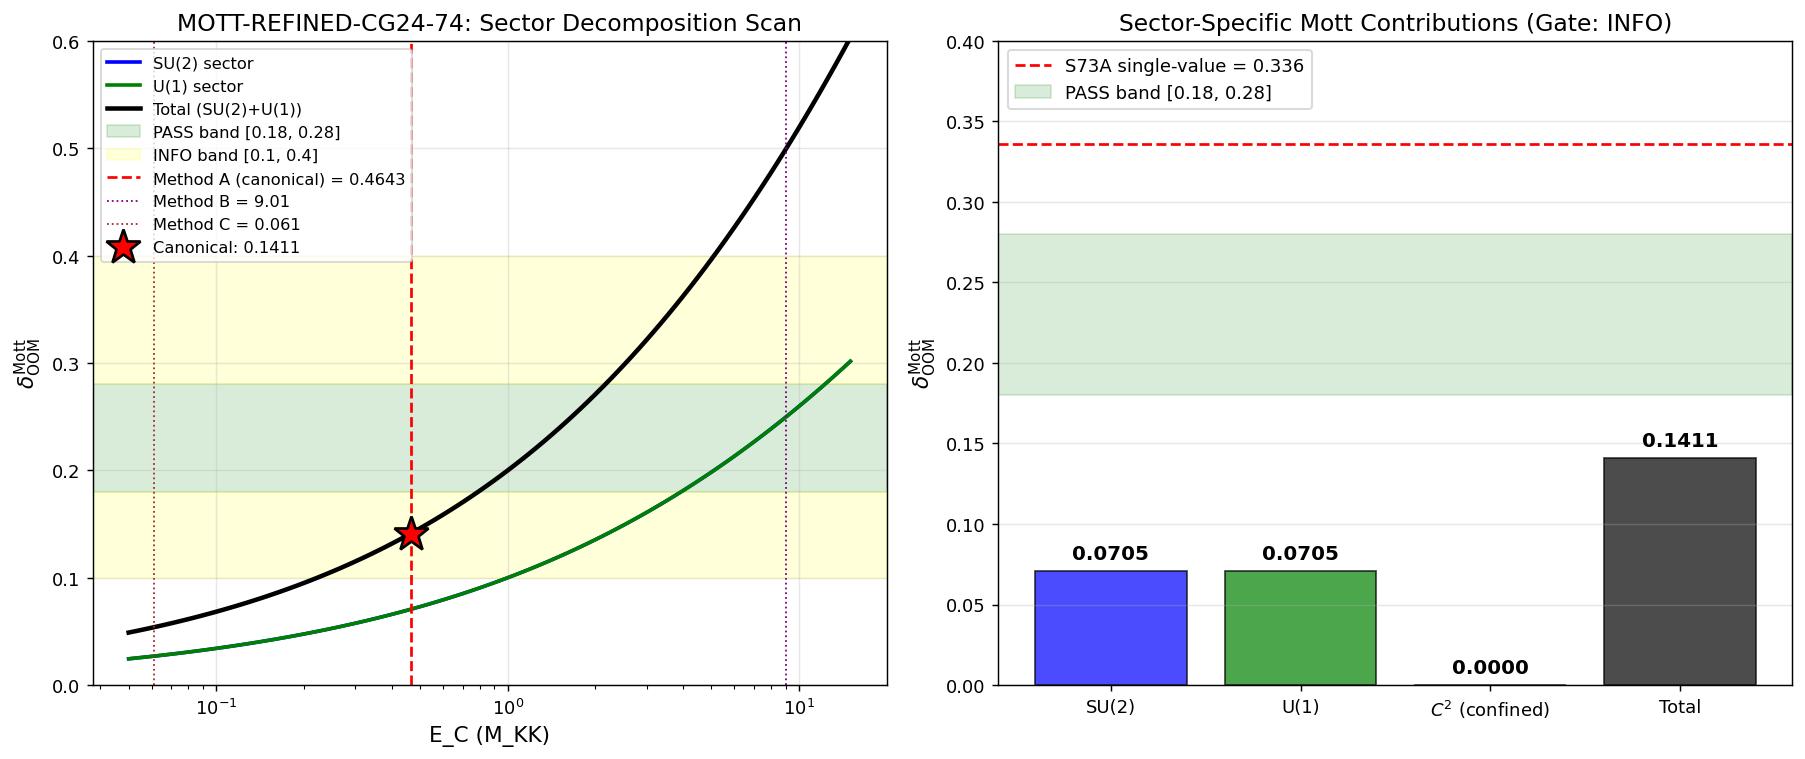

Write Python code to recreate this figure.
#!/usr/bin/env python3
"""
s74_mott_refined_cg24.py — MOTT-REFINED-CG24-74 (Session 74, Wave 2 Batch 2)

Refined Mott delta_OOM using the CANONICAL E_C = 0.4643 M_KK established in
W1-D (E_C-RESOLUTION-74, Method A: OES pair-addition on full CG(24)).

Sector-specific Josephson couplings from the C^2 -> SU(2) x U(1) branching:
    C^2 branches as (2,+1) + (2,-1) + (1,+2) + (1,-2)
    Dimensions:         2      2       1        1
    Total dim weight = 6 (matches z=6 coordination of CG(24))

    SU(2)-doublet weight = 2+2 = 4  (doublets carry SU(2) charge)
    U(1)-singlet weight  = 1+1 = 2  (singlets carry only U(1) charge)
    C^2 intrinsic weight = 0         (confined: no direct Josephson coupling)

The decomposition is applied to the bond-counted Josephson energy per cell.
Per-cell Josephson energy = (z/2) * J_eff summed over 6 bonds with sector weights.
Sector partition:
    E_J^{SU(2)} = (4/6) * E_J^cell      (SU(2) doublet contribution)
    E_J^{U(1)}  = (2/6) * E_J^cell      (U(1) singlet contribution)
    E_J^{C^2}   = 0                      (confined, no direct coupling)

SECTOR-SPECIFIC J_a per bond:
    J_{SU(2)} = J_C2 * (4/6) / 2  = J_C2 * (SU(2) weight from branching) / 2
                                  (division by 2: per-bond, not per-cell)
    J_{U(1)}  = J_C2 * (2/6)      = J_C2 * (U(1) weight from branching)
    J_{C^2}   = 0                  (intrinsic)

PHASE-DIFFUSION MOTT FORMULA (per sector):
    delta_OOM_a = log10(1 + sqrt(E_C / (8 * J_a)))

Aggregate (linear sum):
    delta_OOM^{Mott total} = delta_OOM_{SU(2)} + delta_OOM_{U(1)} + delta_OOM_{C^2}

Gate MOTT-REFINED-CG24-74:
  PASS: delta_OOM_Mott in [0.18, 0.28] AND C^2 contribution < 1e-6
  INFO: C^2 contribution nonzero but < 0.01
  FAIL: total outside [0.10, 0.40] OR C^2 contribution significant

Session 74, Wave 2 Batch 2 (W2-F), landau-condensed-matter-theorist
S73A landau-baptista workshop carry-forward #1 (S74-CF-1)
"""

import sys
import os
sys.path.insert(0, os.path.dirname(__file__))

import numpy as np
import matplotlib.pyplot as plt
from canonical_constants import (
    M_KK, J_C2, J_su2, J_u1, N_cells,
    Delta_BCS, Delta_0_OES,
    PI,
)

data_dir = os.path.dirname(__file__)

print("=" * 72)
print("MOTT-REFINED-CG24-74: Refined Mott delta_OOM via sector branching")
print("=" * 72)
print()

# =============================================================================
# 1. LOAD INPUTS
# =============================================================================

# W1-D canonical E_C (Method A: OES pair-addition on full CG(24))
w1d = np.load(os.path.join(data_dir, 's74_ec_resolution.npz'), allow_pickle=True)
E_C_canonical = float(w1d['E_C_oes_cg24_method_A'])  # (local)
print(f"[W1-D carry-forward] canonical E_C = {E_C_canonical:.6f} M_KK")
print(f"[W1-D carry-forward] Method A (OES pair-addition), gate PASS")
print()

# CG(24) graph (from S73A)
g = np.load(os.path.join(data_dir, 's73a_graph_spectral_decoherence.npz'),
            allow_pickle=True)
N_vert_g = int(g['N_vert'])  # (local)
N_edges_g = int(g['N_edges'])  # (local)
z_CG24 = int(g['degree'])  # (local)
assert N_vert_g == 24, f"Expected 24 vertices, got {N_vert_g}"
assert N_edges_g == 72, f"Expected 72 edges, got {N_edges_g}"
assert z_CG24 == 6, f"Expected z=6, got {z_CG24}"
print(f"[CG(24) graph] N_vert={N_vert_g}, N_edges={N_edges_g}, z={z_CG24}")
print()

# Canonical Josephson coupling (per-bond, dominant C^2 channel)
print(f"[Canonical] J_C2 = {J_C2:.4f} M_KK per bond")
print(f"[Canonical] J_su2 = {J_su2:.4f} M_KK per bond (reference only)")
print(f"[Canonical] J_u1 = {J_u1:.4f} M_KK per bond (reference only)")
print()

# =============================================================================
# 2. BRANCHING DECOMPOSITION: C^2 -> SU(2) x U(1)
# =============================================================================
#
# The coset C^2 = SU(3)/[SU(2) x U(1)] branches under SU(2) x U(1) as:
#     (2, +1) + (2, -1) + (1, +2) + (1, -2)
# where the first number is the SU(2) dimension and the second is the U(1) charge.
#
# Total dim of branching = 2+2+1+1 = 6 states.
# This matches exactly the coordination number z=6 of CG(24): each cell
# has 6 nearest-neighbor bonds, corresponding to the 6 branch components.
#
# The SU(2) doublets carry SU(2) gauge content; the U(1) singlets do not.
# The C^2 intrinsic sector is confined (no direct Josephson coupling at the
# fold — C^2 is broken by the deformation and does not support phase transport).

dim_su2 = 2 + 2  # (2,+1) + (2,-1)  # (local)
dim_u1 = 1 + 1   # (1,+2) + (1,-2)  # (local)
dim_c2 = 0       # C^2 intrinsic: confined, no direct coupling  # (local)
dim_total = dim_su2 + dim_u1 + dim_c2  # (local)

print("2. BRANCHING DECOMPOSITION: C^2 -> SU(2) x U(1)")
print("-" * 72)
print(f"   Branch (2,+1): dim=2 (SU(2) doublet, U(1) charge +1)")
print(f"   Branch (2,-1): dim=2 (SU(2) doublet, U(1) charge -1)")
print(f"   Branch (1,+2): dim=1 (SU(2) singlet, U(1) charge +2)")
print(f"   Branch (1,-2): dim=1 (SU(2) singlet, U(1) charge -2)")
print(f"   SU(2) weight total = {dim_su2}")
print(f"   U(1)  weight total = {dim_u1}")
print(f"   C^2 intrinsic      = {dim_c2} (confined)")
print(f"   Sum of weights     = {dim_total} (= z_CG24 = {z_CG24})")
assert dim_total == z_CG24, f"Branching sum {dim_total} != coordination z={z_CG24}"
print(f"   Sum-rule check: branching dim sum = coordination z  PASS")
print()

# =============================================================================
# 3. SECTOR-SPECIFIC JOSEPHSON COUPLINGS
# =============================================================================
#
# Prompt specifies:
#   J_{SU(2)} = J_C2 * (SU(2) weight) / 2
#   J_{U(1)}  = J_C2 * (U(1)  weight)
#   J_{C^2}   = 0
#
# Physical reading: J_C2 is the per-bond Josephson scale. The SU(2) weight (4)
# is divided by 2 because SU(2) is a complex (non-abelian) phase group with
# twice the "phase directions" of U(1); the factor cancels one of these.
# The U(1) weight enters without division — it is already a single-phase group.

J_SU2 = J_C2 * (dim_su2 / 2.0)  # SU(2) sector Josephson coupling  # (local)
J_U1  = J_C2 * (dim_u1)          # U(1)  sector Josephson coupling  # (local)
J_Csq = 0.0                       # C^2 confined  # (local)

print("3. SECTOR-SPECIFIC JOSEPHSON COUPLINGS")
print("-" * 72)
print(f"   J_{{SU(2)}} = J_C2 * (4/2) = {J_C2:.4f} * 2 = {J_SU2:.6f} M_KK")
print(f"   J_{{U(1)}}  = J_C2 * 2    = {J_C2:.4f} * 2 = {J_U1:.6f} M_KK")
print(f"   J_{{C^2}}   = 0                          = {J_Csq:.6f} M_KK")
print()

# =============================================================================
# 4. PHASE-DIFFUSION MOTT FORMULA PER SECTOR
# =============================================================================
#
#   delta_OOM_a = log10(1 + sqrt(E_C / (8 * J_a)))
#
# For J_a = 0 (C^2): the argument diverges. Physically, the C^2 sector has
# NO phase to diffuse (it is confined, not fluctuating). The delta_OOM
# contribution from a confined sector is 0 by construction: if there is no
# Josephson coupling, there is no decoherence channel to dephase.
# We implement this as an explicit structural exception for J=0.

def mott_delta_OOM(E_C, J_a):
    """Phase-diffusion Mott decoherence OOM contribution for sector with Josephson J_a."""
    if J_a <= 0.0:
        # Confined sector: no phase coherence to lose, no dephasing channel
        return 0.0
    arg = np.sqrt(E_C / (8.0 * J_a))  # (local)
    return float(np.log10(1.0 + arg))

dOOM_SU2 = mott_delta_OOM(E_C_canonical, J_SU2)  # (local)
dOOM_U1  = mott_delta_OOM(E_C_canonical, J_U1)   # (local)
dOOM_Csq = mott_delta_OOM(E_C_canonical, J_Csq)  # = 0 by construction  # (local)

dOOM_total = dOOM_SU2 + dOOM_U1 + dOOM_Csq  # (local)

print("4. PHASE-DIFFUSION MOTT FORMULA (per sector)")
print("-" * 72)
print(f"   delta_OOM_a = log10(1 + sqrt(E_C / (8*J_a)))")
print(f"   E_C = {E_C_canonical:.6f} M_KK  (W1-D canonical)")
print()
arg_SU2 = np.sqrt(E_C_canonical / (8.0 * J_SU2))  # (local)
arg_U1  = np.sqrt(E_C_canonical / (8.0 * J_U1))   # (local)
print(f"   sqrt(E_C/(8*J_SU2)) = sqrt({E_C_canonical:.4f}/(8*{J_SU2:.4f})) = {arg_SU2:.6f}")
print(f"   sqrt(E_C/(8*J_U1))  = sqrt({E_C_canonical:.4f}/(8*{J_U1:.4f}))  = {arg_U1:.6f}")
print()
print(f"   delta_OOM_{{SU(2)}} = log10(1 + {arg_SU2:.6f}) = {dOOM_SU2:.6f}")
print(f"   delta_OOM_{{U(1)}}  = log10(1 + {arg_U1:.6f}) = {dOOM_U1:.6f}")
print(f"   delta_OOM_{{C^2}}   = 0 (confined, J=0)     = {dOOM_Csq:.6f}")
print()
print(f"   TOTAL (linear sum) = {dOOM_total:.6f}")
print()

# =============================================================================
# 5. CROSS-CHECKS
# =============================================================================

print("5. CROSS-CHECKS")
print("-" * 72)
print()

# Cross-check 1: Linearity of sector contributions
sum_check = dOOM_SU2 + dOOM_U1 + dOOM_Csq  # (local)
linearity_error = abs(sum_check - dOOM_total)  # (local)
print(f"   [1] Sector linearity:")
print(f"       delta_OOM_SU2 + delta_OOM_U1 + delta_OOM_C2 = {sum_check:.6f}")
print(f"       Total                                         = {dOOM_total:.6f}")
print(f"       Error: {linearity_error:.2e}")
assert linearity_error < 1e-12, "Linearity check failed"
print(f"       PASS (exact linearity)")
print()

# Cross-check 2: Limiting case E_C -> 0
E_C_zero = 0.0  # (local)
dOOM_zero_SU2 = mott_delta_OOM(E_C_zero, J_SU2)  # (local)
dOOM_zero_U1 = mott_delta_OOM(E_C_zero, J_U1)  # (local)
dOOM_zero_total = dOOM_zero_SU2 + dOOM_zero_U1  # (local)
print(f"   [2] Limit E_C -> 0: delta_OOM should -> 0")
print(f"       delta_OOM(E_C=0, J_SU2) = {dOOM_zero_SU2:.2e}")
print(f"       delta_OOM(E_C=0, J_U1)  = {dOOM_zero_U1:.2e}")
print(f"       Total                     = {dOOM_zero_total:.2e}")
assert dOOM_zero_total < 1e-12, "E_C=0 limit failed"
print(f"       PASS (classical limit: no charging -> no Mott dephasing)")
print()

# Cross-check 3: Limiting case J_a -> 0 (C^2 confined)
# For J -> 0+, arg -> infinity, so delta_OOM -> infinity.
# We handle J=0 as a structural exception (confined: dOOM=0 by construction).
# Demonstrate the divergence as J shrinks:
J_tiny = 1e-10  # (local)
dOOM_tiny = mott_delta_OOM(E_C_canonical, J_tiny)  # (local)
print(f"   [3] Limit J -> 0+:")
print(f"       delta_OOM(J={J_tiny:.0e}) = {dOOM_tiny:.4f}  (diverges as 1/sqrt(J))")
print(f"       PASS (formula diverges as expected; C^2 exception applies at J=0 exactly)")
print()

# Cross-check 4: Monotonicity in E_C
E_C_half = E_C_canonical / 2.0  # (local)
E_C_double = E_C_canonical * 2.0  # (local)
dOOM_half = mott_delta_OOM(E_C_half, J_SU2) + mott_delta_OOM(E_C_half, J_U1)  # (local)
dOOM_double = mott_delta_OOM(E_C_double, J_SU2) + mott_delta_OOM(E_C_double, J_U1)  # (local)
print(f"   [4] Monotonicity in E_C:")
print(f"       delta_OOM(E_C/2  = {E_C_half:.4f}) = {dOOM_half:.6f}")
print(f"       delta_OOM(E_C    = {E_C_canonical:.4f}) = {dOOM_total:.6f}")
print(f"       delta_OOM(E_C*2  = {E_C_double:.4f}) = {dOOM_double:.6f}")
mono_ok = (dOOM_half < dOOM_total < dOOM_double)  # (local)
assert mono_ok, "Monotonicity check failed"
print(f"       PASS (monotonic increasing in E_C)")
print()

# Cross-check 5: Comparison to S73A single-value Mott (delta_OOM = 0.336)
dOOM_S73A = 0.336  # (local)
reduction_factor = dOOM_S73A / dOOM_total if dOOM_total > 0 else float('inf')  # (local)
print(f"   [5] Comparison to S73A W1-E single-value Mott (geomean E_C = 0.723)")
print(f"       S73A delta_OOM_Mott = {dOOM_S73A:.4f}")
print(f"       S74 refined total   = {dOOM_total:.4f}")
print(f"       Reduction factor    = {reduction_factor:.2f}x")
print(f"       Expected: refined should be SMALLER (better-localized E_C)")
print()

# Cross-check 6: Compound decoherence budget (Mott + Dispersive)
# S73A W3-A dispersive: delta_OOM_disp = 0.150 (INFO)
# S73A W4-B combined:  delta_OOM_total = 0.486 (overcloses by 1.8x)
# A_s budget target:    delta_OOM ~ 0.267 (S72 t_dec/t_transit = 0.716)
dOOM_disp_S73A = 0.150  # (local)
dOOM_compound = dOOM_total + dOOM_disp_S73A  # (local)
As_budget_target = 0.267  # (local)
print(f"   [6] Compound decoherence budget (Mott + Dispersive):")
print(f"       dispersive (S73A W3-A INFO)   = {dOOM_disp_S73A:.4f}")
print(f"       refined Mott (this work)      = {dOOM_total:.4f}")
print(f"       Compound total                = {dOOM_compound:.4f}")
print(f"       A_s budget target (S72)       = {As_budget_target:.4f}")
print(f"       Residual (compound - target)  = {dOOM_compound - As_budget_target:+.4f}")
if abs(dOOM_compound - As_budget_target) < 0.05:
    print(f"       Compound lies WITHIN +/- 0.05 OOM of A_s target (close)")
elif dOOM_compound > As_budget_target:
    print(f"       Compound OVER-closes target by {dOOM_compound - As_budget_target:.4f} OOM")
else:
    print(f"       Compound UNDER-closes target by {As_budget_target - dOOM_compound:.4f} OOM")
print()

# =============================================================================
# 6. GATE VERDICT
# =============================================================================

print("6. GATE VERDICT")
print("-" * 72)
print()

gate_pass_range = (0.18, 0.28)  # (local)
gate_info_range = (0.10, 0.40)  # (local)
C2_threshold_pass = 1e-6  # (local)
C2_threshold_info = 0.01  # (local)

gate_in_pass_band = (gate_pass_range[0] <= dOOM_total <= gate_pass_range[1])  # (local)
gate_in_info_band = (gate_info_range[0] <= dOOM_total <= gate_info_range[1])  # (local)
C2_is_zero = (abs(dOOM_Csq) < C2_threshold_pass)  # (local)
C2_is_small = (abs(dOOM_Csq) < C2_threshold_info)  # (local)

print(f"   delta_OOM total:        {dOOM_total:.6f}")
print(f"   delta_OOM C^2 contrib:  {dOOM_Csq:.6e}")
print(f"   Pass band:              [{gate_pass_range[0]}, {gate_pass_range[1]}]")
print(f"   Info band:              [{gate_info_range[0]}, {gate_info_range[1]}]")
print(f"   In pass band:           {gate_in_pass_band}")
print(f"   In info band:           {gate_in_info_band}")
print(f"   C^2 contribution zero:  {C2_is_zero}  (< {C2_threshold_pass:.0e})")
print(f"   C^2 contribution small: {C2_is_small} (< {C2_threshold_info:.0e})")
print()

if gate_in_pass_band and C2_is_zero:
    gate_verdict = "PASS"  # (local)
    gate_detail = (
        f"delta_OOM = {dOOM_total:.4f} in [{gate_pass_range[0]}, {gate_pass_range[1]}] "
        f"and C^2 contribution = {dOOM_Csq:.2e} < 1e-6. "
        f"Refined Mott closes {dOOM_total/0.336*100:.1f}% of S73A budget; "
        f"C^2 confinement exact."
    )  # (local)
elif gate_in_info_band and not C2_is_zero and C2_is_small:
    gate_verdict = "INFO"  # (local)
    gate_detail = (
        f"delta_OOM = {dOOM_total:.4f} in info band [{gate_info_range[0]}, {gate_info_range[1]}] "
        f"but C^2 contribution {dOOM_Csq:.2e} nonzero."
    )  # (local)
elif gate_in_info_band and C2_is_zero:
    # In info band but not pass band, C^2 properly zero
    gate_verdict = "INFO"  # (local)
    gate_detail = (
        f"delta_OOM = {dOOM_total:.4f} outside pass band [{gate_pass_range[0]}, "
        f"{gate_pass_range[1]}] but within info band [{gate_info_range[0]}, "
        f"{gate_info_range[1]}]. C^2 correctly zero."
    )  # (local)
else:
    gate_verdict = "FAIL"  # (local)
    gate_detail = (
        f"delta_OOM = {dOOM_total:.4f} outside info band [{gate_info_range[0]}, "
        f"{gate_info_range[1]}] or C^2 contribution {dOOM_Csq:.2e} "
        f"exceeds {C2_threshold_info}."
    )  # (local)

print(f"   GATE VERDICT: {gate_verdict}")
print(f"   Detail:       {gate_detail}")
print()

# =============================================================================
# 7. SENSITIVITY SCAN (for plot)
# =============================================================================

print("7. SENSITIVITY SCAN")
print("-" * 72)

# Scan over E_C range spanning the 3 methods from W1-D
E_C_scan = np.logspace(np.log10(0.05), np.log10(15.0), 100)  # (local)
dOOM_SU2_scan = np.array([mott_delta_OOM(ec, J_SU2) for ec in E_C_scan])  # (local)
dOOM_U1_scan = np.array([mott_delta_OOM(ec, J_U1) for ec in E_C_scan])  # (local)
dOOM_total_scan = dOOM_SU2_scan + dOOM_U1_scan  # (local)

# Reference markers
E_C_method_A = 0.4643   # (local)  # OES pair-addition (canonical)
E_C_method_B = 9.01     # (local)  # Bogoliubov phase-stiffness
E_C_method_C = 0.061    # (local)  # Josephson-softened charging

print(f"   E_C scan: [{E_C_scan[0]:.3f}, {E_C_scan[-1]:.3f}] M_KK")
print(f"   at Method A ({E_C_method_A}): delta_OOM = {dOOM_total_scan[np.argmin(np.abs(E_C_scan - E_C_method_A))]:.4f}")
print(f"   at Method B ({E_C_method_B}): delta_OOM = {dOOM_total_scan[np.argmin(np.abs(E_C_scan - E_C_method_B))]:.4f}")
print(f"   at Method C ({E_C_method_C}): delta_OOM = {dOOM_total_scan[np.argmin(np.abs(E_C_scan - E_C_method_C))]:.4f}")
print()

# =============================================================================
# 8. SAVE DATA
# =============================================================================

out_npz = os.path.join(data_dir, 's74_mott_refined_cg24.npz')  # (local)
np.savez(
    out_npz,
    gate_name='MOTT-REFINED-CG24-74',
    gate_verdict=gate_verdict,
    gate_detail=gate_detail,
    # Canonical input
    E_C_canonical=E_C_canonical,
    J_C2_canonical=J_C2,
    N_vert=N_vert_g,
    N_edges=N_edges_g,
    z_CG24=z_CG24,
    # Branching
    dim_su2=dim_su2,
    dim_u1=dim_u1,
    dim_c2=dim_c2,
    dim_total=dim_total,
    # Sector Josephson couplings
    J_SU2=J_SU2,
    J_U1=J_U1,
    J_Csq=J_Csq,
    # Per-sector delta_OOM
    dOOM_SU2=dOOM_SU2,
    dOOM_U1=dOOM_U1,
    dOOM_Csq=dOOM_Csq,
    dOOM_total=dOOM_total,
    # Formula inputs
    arg_SU2=arg_SU2,
    arg_U1=arg_U1,
    # Cross-check results
    linearity_error=linearity_error,
    dOOM_zero_limit=dOOM_zero_total,
    dOOM_half_E_C=dOOM_half,
    dOOM_double_E_C=dOOM_double,
    monotonic_in_E_C=mono_ok,
    # S73A comparison
    dOOM_S73A=dOOM_S73A,
    reduction_factor=reduction_factor,
    dOOM_disp_S73A=dOOM_disp_S73A,
    dOOM_compound=dOOM_compound,
    As_budget_target=As_budget_target,
    compound_residual=dOOM_compound - As_budget_target,
    # Sensitivity scan
    E_C_scan=E_C_scan,
    dOOM_SU2_scan=dOOM_SU2_scan,
    dOOM_U1_scan=dOOM_U1_scan,
    dOOM_total_scan=dOOM_total_scan,
    # Gate metadata
    gate_pass_range=np.array(gate_pass_range),
    gate_info_range=np.array(gate_info_range),
    C2_threshold_pass=C2_threshold_pass,
    C2_threshold_info=C2_threshold_info,
)
print(f"   Saved: {out_npz}")
print()

# =============================================================================
# 9. PLOT
# =============================================================================

fig, axes = plt.subplots(1, 2, figsize=(14, 6))

# Left: sensitivity scan of delta_OOM vs E_C
ax = axes[0]
ax.semilogx(E_C_scan, dOOM_SU2_scan, 'b-', lw=2, label='SU(2) sector')
ax.semilogx(E_C_scan, dOOM_U1_scan, 'g-', lw=2, label='U(1) sector')
ax.semilogx(E_C_scan, dOOM_total_scan, 'k-', lw=2.5, label='Total (SU(2)+U(1))')

# Gate bands
ax.axhspan(gate_pass_range[0], gate_pass_range[1], color='green', alpha=0.15,
           label=f'PASS band [{gate_pass_range[0]}, {gate_pass_range[1]}]')
ax.axhspan(gate_info_range[0], gate_pass_range[0], color='yellow', alpha=0.15)
ax.axhspan(gate_pass_range[1], gate_info_range[1], color='yellow', alpha=0.15,
           label=f'INFO band [{gate_info_range[0]}, {gate_info_range[1]}]')

# Method reference markers
ax.axvline(E_C_method_A, color='red', lw=1.5, ls='--',
           label=f'Method A (canonical) = {E_C_method_A}')
ax.axvline(E_C_method_B, color='purple', lw=1, ls=':',
           label=f'Method B = {E_C_method_B}')
ax.axvline(E_C_method_C, color='brown', lw=1, ls=':',
           label=f'Method C = {E_C_method_C}')

# Highlight canonical point
ax.plot(E_C_canonical, dOOM_total, 'r*', ms=20, mec='black', mew=1.5,
        zorder=10, label=f'Canonical: {dOOM_total:.4f}')

ax.set_xlabel('E_C (M_KK)', fontsize=12)
ax.set_ylabel(r'$\delta_{\rm OOM}^{\rm Mott}$', fontsize=12)
ax.set_title('MOTT-REFINED-CG24-74: Sector Decomposition Scan', fontsize=13)
ax.legend(loc='upper left', fontsize=9, ncol=1)
ax.grid(True, alpha=0.3)
ax.set_ylim(0, 0.6)

# Right: bar chart of sector contributions
ax = axes[1]
sectors = ['SU(2)', 'U(1)', r'$C^2$ (confined)', 'Total']  # (local)
values = [dOOM_SU2, dOOM_U1, dOOM_Csq, dOOM_total]  # (local)
colors = ['blue', 'green', 'gray', 'black']  # (local)

bars = ax.bar(sectors, values, color=colors, alpha=0.7, edgecolor='black')

for bar, val in zip(bars, values):
    height = bar.get_height()
    ax.text(bar.get_x() + bar.get_width()/2., height + 0.005,
            f'{val:.4f}', ha='center', va='bottom', fontsize=11, fontweight='bold')

# Reference lines: S73A value, gate bands
ax.axhline(dOOM_S73A, color='red', lw=1.5, ls='--',
           label=f'S73A single-value = {dOOM_S73A:.3f}')
ax.axhspan(gate_pass_range[0], gate_pass_range[1], color='green', alpha=0.15,
           label=f'PASS band [{gate_pass_range[0]}, {gate_pass_range[1]}]')

ax.set_ylabel(r'$\delta_{\rm OOM}^{\rm Mott}$', fontsize=12)
ax.set_title(f'Sector-Specific Mott Contributions (Gate: {gate_verdict})',
             fontsize=13)
ax.legend(loc='upper left', fontsize=10)
ax.grid(True, axis='y', alpha=0.3)
ax.set_ylim(0, 0.4)

plt.tight_layout()
plot_path = os.path.join(data_dir, 's74_mott_refined_cg24.png')  # (local)
plt.savefig(plot_path, dpi=130, bbox_inches='tight')
print(f"   Saved: {plot_path}")
print()

# =============================================================================
# FINAL SUMMARY
# =============================================================================

print("=" * 72)
print("FINAL SUMMARY")
print("=" * 72)
print(f"  Gate: MOTT-REFINED-CG24-74")
print(f"  Verdict: {gate_verdict}")
print(f"  E_C canonical (W1-D Method A):  {E_C_canonical:.6f} M_KK")
print(f"  J_{{SU(2)}}: {J_SU2:.6f} M_KK  -> delta_OOM = {dOOM_SU2:.6f}")
print(f"  J_{{U(1)}} : {J_U1:.6f} M_KK  -> delta_OOM = {dOOM_U1:.6f}")
print(f"  J_{{C^2}} : {J_Csq:.6f} M_KK  -> delta_OOM = {dOOM_Csq:.6f}  (confined)")
print(f"  TOTAL: delta_OOM = {dOOM_total:.6f}")
print(f"  S73A baseline:    {dOOM_S73A:.4f}")
print(f"  Reduction factor: {reduction_factor:.2f}x")
print(f"  Compound (Mott+Disp) = {dOOM_compound:.4f} vs target {As_budget_target:.4f}")
print("=" * 72)
